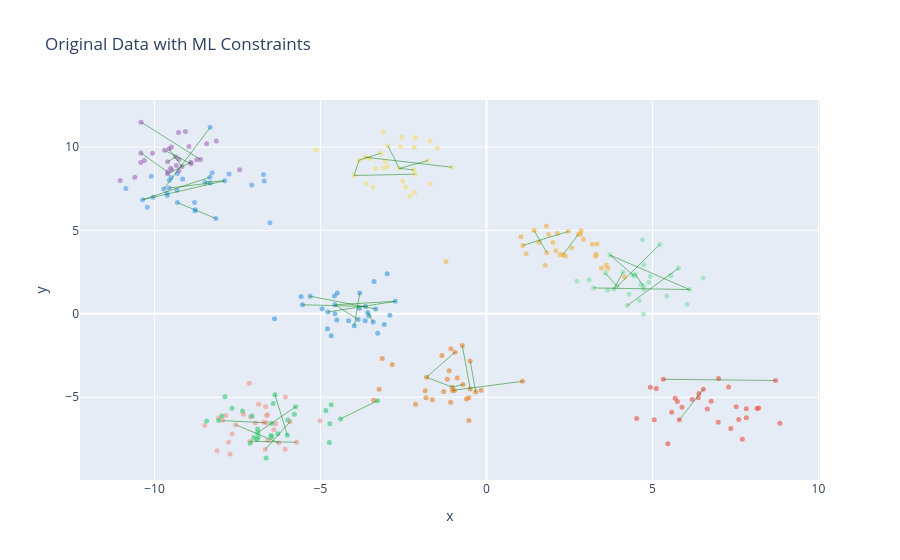

Source (notebook cell):
### Code cell
df = pd.DataFrame(X, columns=['x', 'y'])
df['label'] = y
fig = plot_dataframe(df, title='Original Data', x='x', y='y', label='label')
fig = draw_ml_constraints(fig, constraints, X)
fig.update_layout(title='Original Data with ML Constraints')
fig.update_layout(showlegend=False)
fig.show()

### Figure 1 — Plotly figure (JSON) as saved in the notebook; plotly's stock layout.template omitted (floating-point values rounded to 4 significant figures)
{"data": [{"hovertemplate": "label=0<br>x=%{x}<br>y=%{y}<extra></extra>", "legendgroup": "0", "marker": {"color": "#f7dc6f", "opacity": 0.6, "size": 5, "symbol": "circle"}, "mode": "markers", "name": "0", "orientation": "v", "showlegend": true, "type": "scatter", "x": [-1.771, -3.988, -2.166, -2.988, -1.687, -3.054, -1.478, -2.3, -3.417, -1.044, -3.348, -3.11, -5.129, -3.186, -2.185, -2.581, -3.66, -2.97, -3.837, -3.616, -2.442, -2.178, -2.545, -3.522, -2.523, -2.625, -3.111, -1.697, -2.148, -2.148], "xaxis": "x", "y": [9.186, 8.294, 7.251, 8.829, 7.793, 9.125, 9.946, 7.055, 7.602, 8.789, 8.705, 8.723, 9.836, 9.626, 8.629, 10.02, 9.39, 10.07, 9.211, 7.818, 7.59, 9.99, 10.58, 9.329, 7.957, 8.713, 10.87, 10.37, 10.55, 8.369], "yaxis": "y"}, {"hovertemplate": "label=1<br>x=%{x}<br>y=%{y}<extra></extra>", "legendgroup": "1", "marker": {"color": "#82e0aa", "opacity": 0.6, "size": 5, "symbol": "circle"}, "mode": "markers", "name": "1", "orientation": "v", "showlegend": true, "type": "scatter", "x": [4.11, 4.42, 4.74, 4.645, 6.043, 3.831, 4.479, 3.938, 4.936, 4.737, 4.727, 5.555, 4.248, 4.897, 3.578, 5.431, 6.526, 6.118, 3.089, 3.225, 4.448, 3.72, 4.732, 4.7, 5.783, 5.227, 3.649, 4.297, 2.721, 4.605], "xaxis": "x", "y": [2.486, 2.33, 1.47, 1.739, 0.5713, 1.471, 2.377, 1.646, 2.234, 2.942, 1.674, 2.302, 0.5097, 1.899, 2.447, 1.064, 2.148, 1.455, 2.042, 1.553, 2.275, 3.523, -0.0144, 4.436, 2.725, 4.164, 1.407, 1.171, 1.947, 0.8045], "yaxis": "y"}, {"hovertemplate": "label=2<br>x=%{x}<br>y=%{y}<extra></extra>", "legendgroup": "2", "marker": {"color": "#f1948a", "opacity": 0.6, "size": 5, "symbol": "circle"}, "mode": "markers", "name": "2", "orientation": "v", "showlegend": true, "type": "scatter", "x": [-8.487, -6.587, -7.951, -7.854, -6.867, -6.058, -8.117, -5.916, -6.706, -7.144, -6.652, -7.125, -6.629, -6.406, -6.666, -6.254, -7.726, -7.769, -7.663, -6.358, -8.071, -6.957, -6.603, -7.56, -7.326, -6.62, -6.066, -5.721, -5.014, -7.103], "xaxis": "x", "y": [-6.695, -7.594, -6.398, -6.093, -5.427, -4.983, -8.201, -6.467, -6.495, -4.16, -5.573, -7.634, -6.534, -6.953, -8.126, -7.737, -8.395, -7.696, -7.202, -6.583, -6.224, -6.539, -6.053, -6.648, -6.024, -6.098, -8.111, -7.701, -6.406, -6.166], "yaxis": "y"}, {"hovertemplate": "label=3<br>x=%{x}<br>y=%{y}<extra></extra>", "legendgroup": "3", "marker": {"color": "#499cef", "opacity": 0.6, "size": 5, "symbol": "circle"}, "mode": "markers", "name": "3", "orientation": "v", "showlegend": true, "type": "scatter", "x": [-8.774, -6.524, -9.554, -8.78, -10.04, -10.1, -9.31, -9.611, -6.694, -8.793, -8.152, -10.36, -9.631, -6.716, -7.073, -9.5, -8.323, -9.569, -8.333, -7.884, -8.481, -8.323, -10.86, -7.755, -8.267, -9.313, -9.722, -9.324, -10.22, -9.154], "xaxis": "x", "y": [6.246, 5.456, 8.003, 6.181, 6.989, 8.241, 8.412, 7.087, 7.957, 6.672, 5.711, 6.839, 7.209, 8.356, 7.729, 8.176, 7.837, 7.54, 8.189, 7.975, 7.884, 11.18, 7.51, 8.377, 8.459, 6.67, 7.477, 7.405, 6.386, 8.082], "yaxis": "y"}, {"hovertemplate": "label=4<br>x=%{x}<br>y=%{y}<extra></extra>", "legendgroup": "4", "marker": {"color": "#f5b041", "opacity": 0.6, "size": 5, "symbol": "circle"}, "mode": "markers", "name": "4", "orientation": "v", "showlegend": true, "type": "scatter", "x": [3.185, 2.001, 2.221, 3.655, 4.155, 3.289, 3.608, 2.835, 2.569, -1.219, 2.77, 3.3, 1.77, 1.095, 2.922, 1.805, 3.328, 3.464, 2.303, 2.848, 1.814, 2.466, 1.582, 2.136, 1.871, 1.041, 2.092, 2.379, 1.193, 1.433], "xaxis": "x", "y": [4.172, 4.279, 3.561, 2.731, 2.209, 3.454, 2.924, 4.791, 3.959, 3.137, 4.772, 3.57, 2.914, 4.102, 4.469, 5.26, 4.182, 2.726, 3.539, 4.975, 3.668, 4.936, 4.292, 4.824, 4.75, 4.624, 3.776, 3.469, 3.601, 5.011], "yaxis": "y"}, {"hovertemplate": "label=5<br>x=%{x}<br>y=%{y}<extra></extra>", "legendgroup": "5", "marker": {"color": "#a569bd", "opacity": 0.6, "size": 5, "symbol": "circle"}, "mode": "markers", "name": "5", "orientation": "v", "showlegend": true, "type": "scatter", "x": [-9.607, -9.564, -9.175, -8.964, -9.266, -11.04, -8.898, -9.277, -9.601, -9.513, -9.364, -8.43, -9.491, -10.41, -7.435, -9.264, -8.137, -9.343, -10.41, -10.41, -10.59, -9.607, -10.31, -9.697, -9.069, -8.613, -9.491, -8.731, -8.906, -10.06], "xaxis": "x", "y": [8.396, 9.896, 8.834, 10.03, 8.571, 7.991, 8.997, 10.87, 8.501, 8.721, 9.411, 10.19, 8.625, 9.077, 8.631, 9.268, 10.36, 8.891, 11.49, 9.642, 8.184, 9.11, 9.185, 9.8, 10.93, 9.251, 9.993, 9.238, 9.088, 9.63], "yaxis": "y"}, {"hovertemplate": "label=6<br>x=%{x}<br>y=%{y}<extra></extra>", "legendgroup": "6", "marker": {"color": "#e74c3c", "opacity": 0.6, "size": 5, "symbol": "circle"}, "mode": "markers", "name": "6", "orientation": "v", "showlegend": true, "type": "scatter", "x": [7.599, 5.89, 8.839, 4.936, 8.151, 7.828, 5.466, 6.654, 5.115, 5.75, 4.525, 6.379, 5.329, 5.684, 6.4, 8.71, 8.2, 5.809, 6.991, 7.36, 7.521, 7.828, 6.534, 6.199, 6.769, 7.707, 5.581, 6.981, 7.294, 5.054], "xaxis": "x", "y": [-6.33, -5.603, -6.562, -4.399, -5.679, -5.686, -7.792, -5.706, -4.476, -5.261, -6.279, -5.036, -3.922, -5.067, -4.782, -3.998, -5.638, -6.353, -3.877, -6.878, -5.57, -6.222, -4.515, -5.13, -5.239, -7.512, -5.896, -6.502, -4.385, -6.353], "yaxis": "y"}, {"hovertemplate": "label=7<br>x=%{x}<br>y=%{y}<extra></extra>", "legendgroup": "7", "marker": {"color": "#2ecc71", "opacity": 0.6, "size": 5, "symbol": "circle"}, "mode": "markers", "name": "7", "orientation": "v", "showlegend": true, "type": "scatter", "x": [-4.735, -6.877, -7.668, -6.894, -7.063, -7.12, -6.894, -6.476, -4.84, -5.749, -6.917, -7.879, -5.979, -7.97, -5.997, -6.286, -8.067, -7.01, -5.787, -8.431, -4.399, -6.471, -7.349, -6.639, -4.719, -6.426, -6.371, -4.676, -6.491, -3.285], "xaxis": "x", "y": [-7.712, -7.391, -5.662, -6.908, -6.118, -7.754, -7.125, -6.553, -5.793, -5.574, -7.53, -4.965, -6.365, -6.128, -7.272, -7.193, -6.387, -7.413, -6.021, -6.421, -6.297, -7.367, -5.828, -8.634, -6.581, -5.377, -4.852, -5.45, -7.287, -5.212], "yaxis": "y"}, {"hovertemplate": "label=8<br>x=%{x}<br>y=%{y}<extra></extra>", "legendgroup": "8", "marker": {"color": "#3498db", "opacity": 0.6, "size": 5, "symbol": "circle"}, "mode": "markers", "name": "8", "orientation": "v", "showlegend": true, "type": "scatter", "x": [-2.909, -3.338, -5.314, -3.385, -5.543, -4.508, -3.544, -3.414, -3.655, -3.277, -3.079, -4.154, -3.645, -3.867, -4.952, -4.791, -4.566, -3.829, -3.816, -2.989, -4.578, -4.678, -4.492, -6.387, -4.776, -5.585, -2.747, -3.578, -3.981, -4.567], "xaxis": "x", "y": [-0.08176, 0.2921, 1.058, 1.937, 0.5432, -0.3689, -0.1089, -0.4824, -0.4092, -1.166, -0.6346, -0.4124, 0.4449, -0.3358, 0.3048, -0.8877, 0.008003, 0.3395, 1.247, 2.405, 1.066, -1.31, 1.251, -0.3018, 0.1106, 1.038, 0.7495, 0.08325, -0.7159, 0.5425], "yaxis": "y"}, {"hovertemplate": "label=9<br>x=%{x}<br>y=%{y}<extra></extra>", "legendgroup": "9", "marker": {"color": "#e67e22", "opacity": 0.6, "size": 5, "symbol": "circle"}, "mode": "markers", "name": "9", "orientation": "v", "showlegend": true, "type": "scatter", "x": [-0.7283, -0.9477, -1.179, -3.14, -3.232, -1.805, -0.1599, -1.631, -2.135, -0.6041, -1.82, -0.7067, -0.5308, -0.9666, -2.84, -3.399, -1.343, 1.085, -1.071, -0.4915, -0.49, -1.125, -0.3236, -1.849, -0.8821, -1.29, -0.5317, -1.034, -1.081, -1.023], "xaxis": "x", "y": [-1.905, -2.299, -3.927, -2.679, -4.527, -3.798, -4.583, -5.154, -5.42, -5.098, -5.025, -4.231, -5.032, -4.596, -3.032, -5.184, -2.499, -4.046, -2.1, -2.82, -4.501, -3.405, -4.685, -4.608, -3.842, -4.653, -6.387, -4.395, -5.301, -4.591], "yaxis": "y"}, {"line": {"color": "green", "width": 0.5}, "mode": "lines", "type": "scatter", "x": [-1.771, -2.625], "y": [9.186, 8.713]}, {"line": {"color": "green", "width": 0.5}, "mode": "lines", "type": "scatter", "x": [-9.313, -8.152], "y": [6.67, 5.711]}, {"line": {"color": "green", "width": 0.5}, "mode": "lines", "type": "scatter", "x": [2.466, 1.095], "y": [4.936, 4.102]}, {"line": {"color": "green", "width": 0.5}, "mode": "lines", "type": "scatter", "x": [-6.629, -7.951], "y": [-6.534, -6.398]}, {"line": {"color": "green", "width": 0.5}, "mode": "lines", "type": "scatter", "x": [-7.125, -5.721], "y": [-7.634, -7.701]}, {"line": {"color": "green", "width": 0.5}, "mode": "lines", "type": "scatter", "x": [1.814, 1.433], "y": [3.668, 5.011]}, {"line": {"color": "green", "width": 0.5}, "mode": "lines", "type": "scatter", "x": [-2.97, -2.625], "y": [10.07, 8.713]}, {"line": {"color": "green", "width": 0.5}, "mode": "lines", "type": "scatter", "x": [-3.988, -3.837], "y": [8.294, 9.211]}, {"line": {"color": "green", "width": 0.5}, "mode": "lines", "type": "scatter", "x": [-3.988, -2.148], "y": [8.294, 8.369]}, {"line": {"color": "green", "width": 0.5}, "mode": "lines", "type": "scatter", "x": [-9.364, -9.607], "y": [9.411, 9.11]}, {"line": {"color": "green", "width": 0.5}, "mode": "lines", "type": "scatter", "x": [-0.4915, -0.3236], "y": [-2.82, -4.685]}, {"line": {"color": "green", "width": 0.5}, "mode": "lines", "type": "scatter", "x": [3.72, 4.448], "y": [3.523, 2.275]}, {"line": {"color": "green", "width": 0.5}, "mode": "lines", "type": "scatter", "x": [3.72, 6.118], "y": [3.523, 1.455]}, {"line": {"color": "green", "width": 0.5}, "mode": "lines", "type": "scatter", "x": [-6.666, -5.916], "y": [-8.126, -6.467]}, {"line": {"color": "green", "width": 0.5}, "mode": "lines", "type": "scatter", "x": [-9.722, -8.323], "y": [7.477, 11.18]}, {"line": {"color": "green", "width": 0.5}, "mode": "lines", "type": "scatter", "x": [-1.044, -3.66], "y": [8.789, 9.39]}, {"line": {"color": "green", "width": 0.5}, "mode": "lines", "type": "scatter", "x": [5.783, 4.248], "y": [2.725, 0.5097]}, {"line": {"color": "green", "width": 0.5}, "mode": "lines", "type": "scatter", "x": [-3.285, -4.399], "y": [-5.212, -6.297]}, {"line": {"color": "green", "width": 0.5}, "mode": "lines", "type": "scatter", "x": [3.225, 6.118], "y": [1.553, 1.455]}, {"line": {"color": "green", "width": 0.5}, "mode": "lines", "type": "scatter", "x": [-0.9477, -1.805], "y": [-2.299, -3.798]}, {"line": {"color": "green", "width": 0.5}, "mode": "lines", "type": "scatter", "x": [5.809, 6.534], "y": [-6.353, -4.515]}, {"line": {"color": "green", "width": 0.5}, "mode": "lines", "type": "scatter", "x": [-9.607, -8.906], "y": [8.396, 9.088]}, {"line": {"color": "green", "width": 0.5}, "mode": "lines", "type": "scatter", "x": [-1.805, -1.034], "y": [-3.798, -4.395]}, {"line": {"color": "green", "width": 0.5}, "mode": "lines", "type": "scatter", "x": [-9.697, -8.898], "y": [9.8, 8.997]}, {"line": {"color": "green", "width": 0.5}, "mode": "lines", "type": "scatter", "x": [-3.645, -5.543], "y": [0.4449, 0.5432]}, {"line": {"color": "green", "width": 0.5}, "mode": "lines", "type": "scatter", "x": [-7.56, -6.254], "y": [-6.648, -7.737]}, {"line": {"color": "green", "width": 0.5}, "mode": "lines", "type": "scatter", "x": [3.938, 3.578], "y": [1.646, 2.447]}, {"line": {"color": "green", "width": 0.5}, "mode": "lines", "type": "scatter", "x": [3.938, 5.227], "y": [1.646, 4.164]}, {"line": {"color": "green", "width": 0.5}, "mode": "lines", "type": "scatter", "x": [-3.338, -5.314], "y": [0.2921, 1.058]}, {"line": {"color": "green", "width": 0.5}, "mode": "lines", "type": "scatter", "x": [-0.7067, -1.034], "y": [-4.231, -4.395]}, {"line": {"color": "green", "width": 0.5}, "mode": "lines", "type": "scatter", "x": [4.479, 4.727], "y": [2.377, 1.674]}, {"line": {"color": "green", "width": 0.5}, "mode": "lines", "type": "scatter", "x": [-3.816, -3.981], "y": [1.247, -0.7159]}, {"line": {"color": "green", "width": 0.5}, "mode": "lines", "type": "scatter", "x": [-3.837, -3.186], "y": [9.211, 9.626]}, {"line": {"color": "green", "width": 0.5}, "mode": "lines", "type": "scatter", "x": [1.085, -1.023], "y": [-4.046, -4.591]}, {"line": {"color": "green", "width": 0.5}, "mode": "lines", "type": "scatter", "x": [-3.578, -3.414], "y": [0.08325, -0.4824]}, {"line": {"color": "green", "width": 0.5}, "mode": "lines", "type": "scatter", "x": [-10.41, -9.601], "y": [9.642, 8.501]}, {"line": {"color": "green", "width": 0.5}, "mode": "lines", "type": "scatter", "x": [-2.625, -2.185], "y": [8.713, 8.629]}, {"line": {"color": "green", "width": 0.5}, "mode": "lines", "type": "scatter", "x": [-2.747, -4.776], "y": [0.7495, 0.1106]}, {"line": {"color": "green", "width": 0.5}, "mode": "lines", "type": "scatter", "x": [-2.747, -4.567], "y": [0.7495, 0.5425]}, {"line": {"color": "green", "width": 0.5}, "mode": "lines", "type": "scatter", "x": [-9.569, -8.323], "y": [7.54, 7.837]}, {"line": {"color": "green", "width": 0.5}, "mode": "lines", "type": "scatter", "x": [-7.884, -10.36], "y": [7.975, 6.839]}, {"line": {"color": "green", "width": 0.5}, "mode": "lines", "type": "scatter", "x": [-7.884, -8.481], "y": [7.975, 7.884]}, {"line": {"color": "green", "width": 0.5}, "mode": "lines", "type": "scatter", "x": [4.11, 3.831], "y": [2.486, 1.471]}, {"line": {"color": "green", "width": 0.5}, "mode": "lines", "type": "scatter", "x": [-3.867, -4.567], "y": [-0.3358, 0.5425]}, {"line": {"color": "green", "width": 0.5}, "mode": "lines", "type": "scatter", "x": [-5.749, -6.894], "y": [-5.574, -7.125]}, {"line": {"color": "green", "width": 0.5}, "mode": "lines", "type": "scatter", "x": [-8.613, -10.41], "y": [9.251, 11.49]}, {"line": {"color": "green", "width": 0.5}, "mode": "lines", "type": "scatter", "x": [-10.36, -8.333], "y": [6.839, 8.189]}, {"line": {"color": "green", "width": 0.5}, "mode": "lines", "type": "scatter", "x": [-5.997, -6.371], "y": [-7.272, -4.852]}, {"line": {"color": "green", "width": 0.5}, "mode": "lines", "type": "scatter", "x": [-9.564, -9.175], "y": [9.896, 8.834]}, {"line": {"color": "green", "width": 0.5}, "mode": "lines", "type": "scatter", "x": [8.71, 5.329], "y": [-3.998, -3.922]}, {"line": {"color": "green", "width": 0.5}, "mode": "lines", "type": "scatter", "x": [2.77, 2.303], "y": [4.772, 3.539]}, {"line": {"color": "green", "width": 0.5}, "mode": "lines", "type": "scatter", "x": [-0.49, -0.7283], "y": [-4.501, -1.905]}], "layout": {"legend": {"title": {"text": "label"}, "tracegroupgap": 0}, "showlegend": false, "title": {"text": "Original Data with ML Constraints"}, "xaxis": {"anchor": "y", "domain": [0, 1], "title": {"text": "x"}}, "yaxis": {"anchor": "x", "domain": [0, 1], "title": {"text": "y"}}}}
